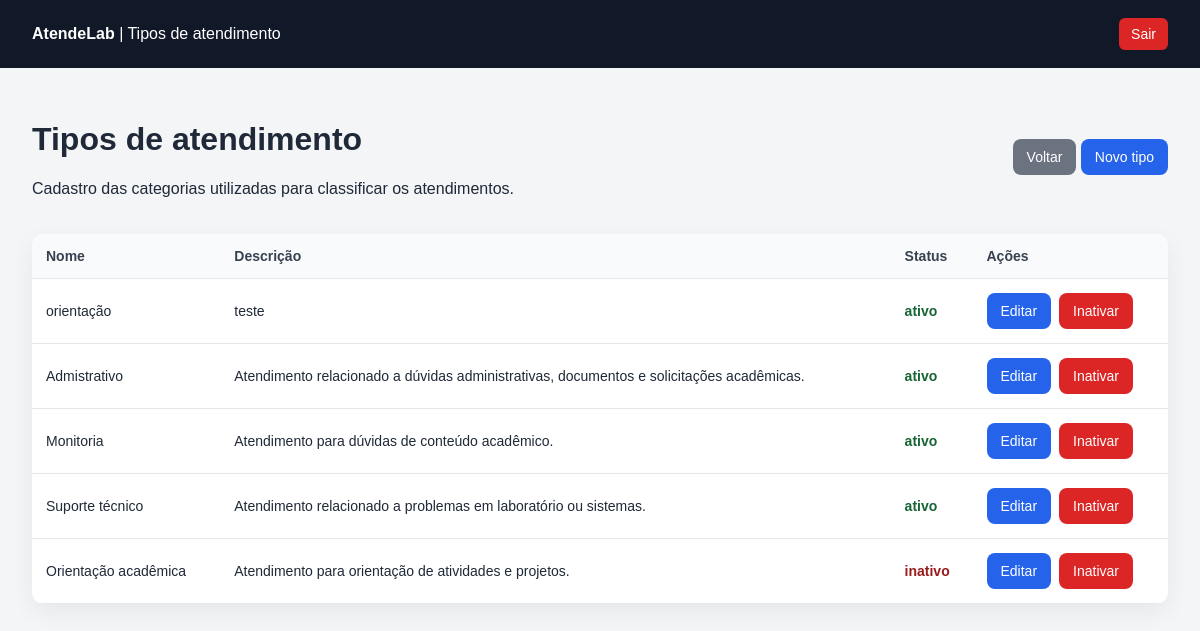
Page /tipos/index.php (signed in) on the committed database.
### tables this page shows
CREATE TABLE `tipos_atendimentos` (
  `id` int(11) NOT NULL,
  `nome` varchar(100) NOT NULL,
  `descricao` text DEFAULT NULL,
  `status` enum('ativo','inativo') DEFAULT 'ativo',
  `criado_em` timestamp NOT NULL DEFAULT current_timestamp(),
  `atualizado_em` timestamp NOT NULL DEFAULT current_timestamp() ON UPDATE current_timestamp()
);

### tipos/index.php (the view, shortened to what this page needs)
<?php
require_once __DIR__ . '/../config/database.php';
$sql = "SELECT * FROM tipos_atendimentos ORDER BY criado_em DESC";
$stmt = $pdo->query($sql);
$tipos = $stmt->fetchAll(PDO::FETCH_ASSOC);
?>
<!DOCTYPE html>
<html lang="pt-br">
<head>
</head>
<body>
<header>
    <div>
        <strong>AtendeLab</strong>
        <span> | Tipos de atendimento</span>
    </div>
    <a href="../logout.php">Sair</a>
</header>
<main>
    <div class="topo">
        <div>
            <h1>Tipos de atendimento</h1>
            <p>Cadastro das categorias utilizadas para classificar os atendimentos.</p>
        </div>
        <div>
            <a class="btn btn-secundario" href="../dashboard.php">Voltar</a>
            <a class="btn" href="criar.php">Novo tipo</a>
        </div>
    </div>
    <table>
        <thead>
            <tr>
                <th>Nome</th>
                <th>Descrição</th>
                <th>Status</th>
                <th>Ações</th>
            </tr>
        </thead>
        <tbody>
            <?php if (count($tipos) > 0): ?>
                <?php foreach ($tipos as $tipo): ?>
                    <tr>
                        <td><?php echo htmlspecialchars($tipo['nome']); ?></td>
                        <td><?php echo htmlspecialchars($tipo['descricao']); ?></td>
                        <td>
                            <span class="<?php echo $tipo['status'] === 'ativo' ? 'status-ativo' : 'status-inativo'; ?>">
                                <?php echo htmlspecialchars($tipo['status']); ?>
                            </span>
                        </td>
                        <td>
                            <div class="acoes">
                                <a class="btn" href="editar.php?id=<?php echo $tipo['id']; ?>">Editar</a>
                                <a class="btn btn-alerta" href="excluir.php?id=<?php echo $tipo['id']; ?>" onclick="return confirm('Deseja realmente inativar este tipo de atendimento?')">Inativar</a>
                            </div>
                        </td>
                    </tr>
                <?php endforeach; ?>
            <?php else: ?>
                <tr>
                    <td colspan="4">Nenhum tipo de atendimento cadastrado.</td>
                </tr>
            <?php endif; ?>
        </tbody>
    </table>
</main>
</body>
</html>

### tipos/index.php (style rules this page uses)
body { margin: 0; font-family: Arial, sans-serif; background: #f3f5f7; color: #1f2937; }
header { background: #111827; color: #ffffff; padding: 18px 32px; display: flex; justify-content: space-between; align-items: center; }
header a { color: #ffffff; text-decoration: none; background: #dc2626; padding: 8px 12px; border-radius: 6px; font-size: 14px; }
main { padding: 32px; }
.topo { display: flex; justify-content: space-between; align-items: center; gap: 12px; margin-bottom: 20px; }
.btn { background: #2563eb; color: #ffffff; padding: 10px 14px; border-radius: 8px; text-decoration: none; border: none; cursor: pointer; font-size: 14px; }
.btn-secundario { background: #6b7280; }
.btn-alerta { background: #dc2626; }
table { width: 100%; border-collapse: collapse; background: #ffffff; border-radius: 12px; overflow: hidden; box-shadow: 0 8px 24px rgba(0, 0, 0, 0.06); }
th, td { padding: 14px; border-bottom: 1px solid #e5e7eb; text-align: left; font-size: 14px; }
th { background: #f9fafb; color: #374151; }
.acoes { display: flex; gap: 8px; }
.status-ativo { color: #166534; font-weight: bold; }
.status-inativo { color: #991b1b; font-weight: bold; }

### rows in the picture
tipos_atendimentos: nome "orientação", descricao "teste", status "ativo"
tipos_atendimentos: nome "Admistrativo", descricao "Atendimento relacionado a dúvidas administrativas, documentos e solicitações acadêmicas.", status "ativo"
tipos_atendimentos: nome "Monitoria", descricao "Atendimento para dúvidas de conteúdo acadêmico.", status "ativo"
tipos_atendimentos: nome "Suporte técnico", descricao "Atendimento relacionado a problemas em laboratório ou sistemas.", status "ativo"
tipos_atendimentos: nome "Orientação acadêmica", descricao "Atendimento para orientação de atividades e projetos.", status "inativo"
